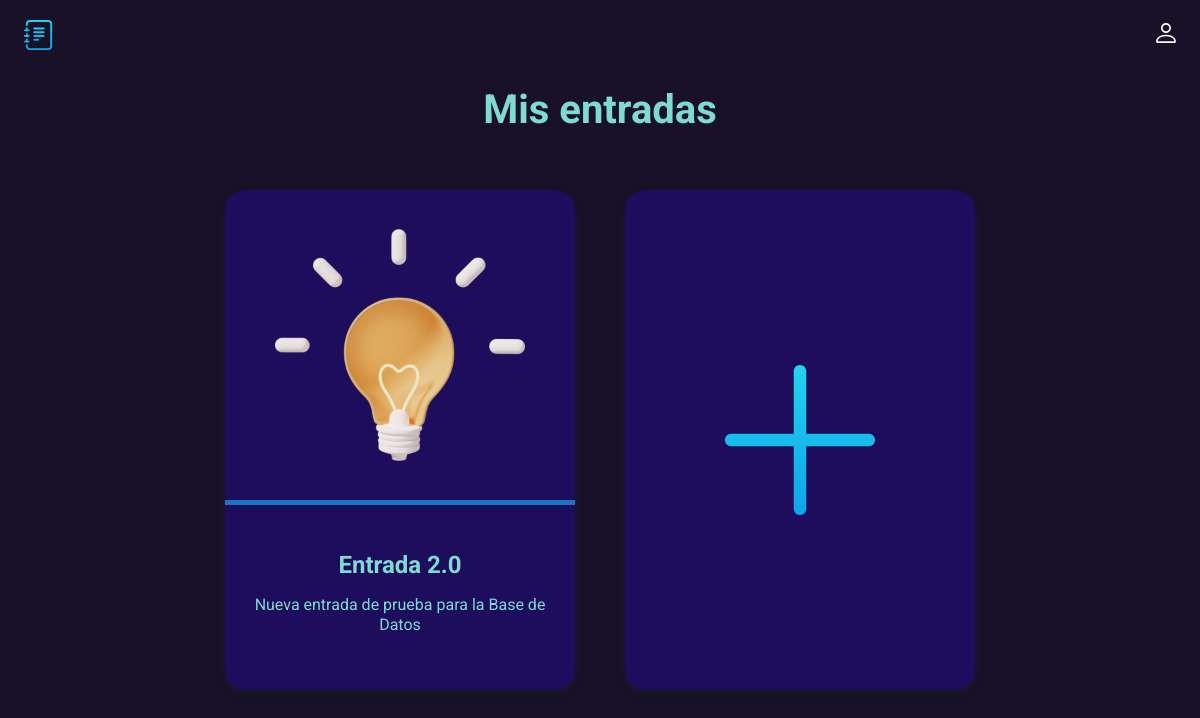
/index, run on the app's committed database.
### diary-esp-main/main.py (models this page shows, shortened)
class Card(db.Model):
    id = db.Column(db.Integer, primary_key=True)
    title = db.Column(db.String(100), nullable=False)
    subtitle = db.Column(db.String(300), nullable=False)
    text = db.Column(db.Text, nullable=False)

### diary-esp-main/main.py (the view)
@app.route('/index')
def index():
    cards = Card.query.order_by(Card.id).all()
    return render_template('index.html', cards=cards)

### diary-esp-main/templates/index.html (shortened to what this page needs)
<!doctype html>
<html lang="en">
<head>
  <link rel="stylesheet" href="../static/css/style.css">
</head>
<body>
  <header class="header">
    <img src="../static/img/logo.svg" alt="logo" width="30" height="30">
    <ul class="main-list">
        <li class="list__item">
            <img src="../static/img/login.svg" alt="login" width="20" height="20">
        </li>
    </ul>
  </header>
  <main>
    {% block content %}
    <h1 class="main__title">Mis entradas</h1>
    <ul class="cards-list">
      {% for el in cards%}
      <li class="card">
        <a class="card__link" href="/card/{{el.id}}">
          <img class="card__img" src="../static/img/post_icon.png" width="250" height="250" alt="post_icon">
          <div class="card__text">
            <h2 class="card__title">{{el.title}}</h2>
            <p class="card__subtitle">{{el.subtitle}}</p>
          </div>
        </a>
      </li>
      {% endfor %}
      <li class="card card--creat">
          <a class="creat__link" href="{{url_for('create')}}"></a>
      </li>
    </ul>
    {% endblock %}
  </main>
</body>
</html>

### diary-esp-main/static/css/style.css (style rules this page uses)
body { margin: 0; padding: 0; font-family: 'Roboto', sans-serif; font-size: 16px; line-height: 20px; background-color: #181127; color: #7fdbcf; }
h1, h2, p { margin: 0; }
img { object-fit: contain; }
a { text-decoration: none; color: inherit; transition: 0.2s; }
ul { list-style: none; margin: 0; padding: 0; }
.header { display: flex; justify-content: space-between; align-items: center; padding: 20px 2%; margin-bottom: 30px; }
.main-list { display: flex; align-items: center; gap: 20px; }
.main__title { font-size: 40px; text-align: center; margin-bottom: 70px; }
.cards-list { display: flex; padding: 0 5%; flex-wrap: wrap; flex-direction: row; gap: 20px; column-gap: 50px; justify-content: center; }
.card { width: 350px; height: 500px; transition: 0.2s; background: rgba(39, 9, 173, 0.4); border-radius: 20px; box-shadow: 0px 4px 10px rgba(19, 53, 54, 0.253); }
.card__link { display: flex; flex-direction: column; align-items: center; width: inherit; height: inherit; }
.card__text { border-top: 5px solid rgb(26, 117, 192); width: inherit; display: flex; padding: 50px 0 20px; flex-direction: column; gap: 20px; align-items: center; }
.card__title { padding: 0 20px; text-align: center; }
.card__subtitle { padding: 0 20px; text-align: center; }
.card__img { padding: 30px; }
.creat__link { display: block; width: inherit; height: inherit; background: url(../img/plus.svg) no-repeat; background-size: 200px 200px; background-position: center; }

### data on the page
Card: title "Entrada 2.0", subtitle "Nueva entrada de prueba para la Base de Datos"
